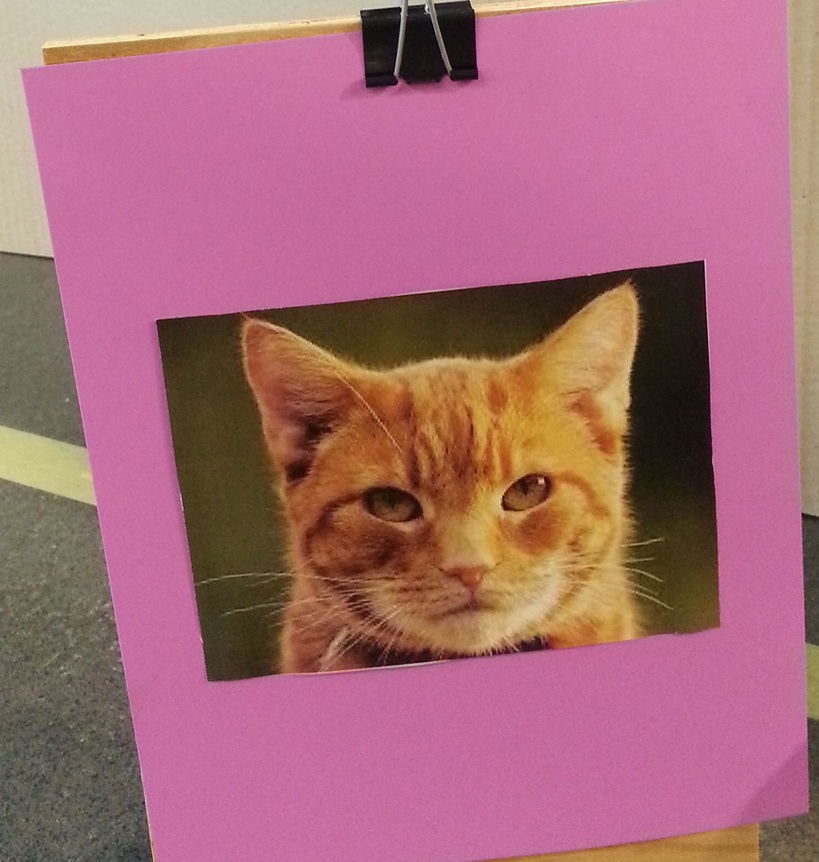
#> input picture racecar_2016-07-29-18-45-15/courserun/scripts/test6.jpg, 819 x 862 px, shrunk from 1503 x 1581 before the run
$ python surf.py   (older library calls are emulated)
#> lines starting #> are read from the running program, lines starting #| are printed output that depends on the picture
#http://docs.opencv.org/3.0-beta/doc/py_tutorials/py_feature2d/py_matcher/py_matcher.html
#if the memory is too bad, then may have to split up images
#can have threshold of count 20
#hopefully it has a better processor
#will need to replace print statements with appropriate topic

import cv2
import numpy as np
#from matplotlib import pyplot as plt
import time
from scipy import misc

START = time.time()

threshold = 40#20
#boundary = 20
names = ["ari", "cat", "professor karaman", "racecar"]
img2 = misc.imread("test6.jpg","L").astype(np.uint8)
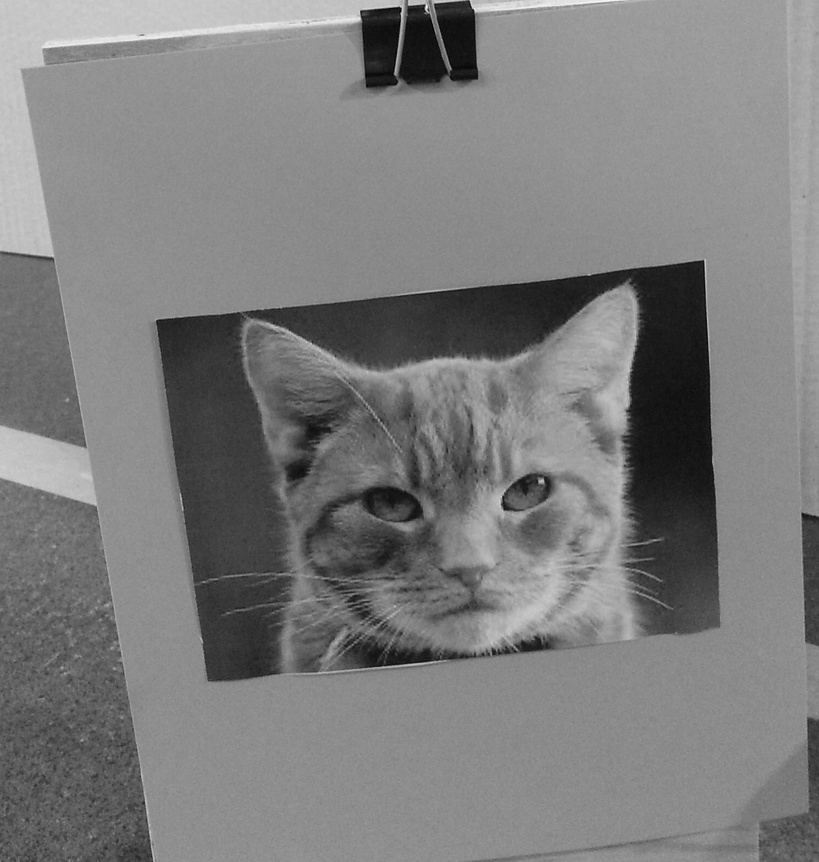
#> img2: shape (862, 819); min 1, max 247, mean 124.6

# Initiate SIFT detector
surf = cv2.ORB()#cv2.xfeatures2d.SURF_create(400)#sift = cv2.SIFT()

## find the keypoints and descriptors with SIFT - image
kp2, des2 = surf.detectAndCompute(img2,None)#sift
#> kp2 = 500 keypoints; strongest (x, y, size): (701, 261, 31), (703, 261, 31), (702, 262, 37.2), (543, 481, 31)

# FLANN parameters
#FLANN_INDEX_KDTREE = 0
#index_params = dict(algorithm = FLANN_INDEX_KDTREE, trees = 5)
#search_params = dict(checks=50)   # or pass empty dictionary

flann = cv2.BFMatcher(cv2.NORM_HAMMING,crossCheck=True)#cv2.FlannBasedMatcher(index_params,search_params)
20
# Initalize good counts, function
counts = []
function = lambda d: d.distance < threshold# lambda (m, n): m.distance < 0.7*n.distance

for name in names:
    img1 = misc.imread(name+".jpg","L").astype(np.uint8)
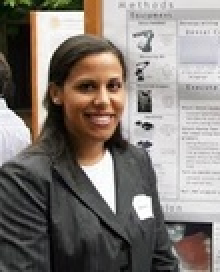
#> input picture racecar_2016-07-29-18-45-15/courserun/scripts/ari.jpg, 110 x 136 px, shrunk from 201 x 250 before the run (shown 2 times larger)
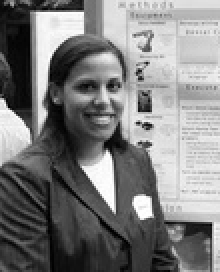
#> img1: shape (136, 110) (shown 2 times larger); min 0, max 255, mean 126.3

    # find the keypoints and descriptors with SIFT - reference
    kp1, des1 = surf.detectAndCompute(img1,None)#sift
#> kp1 = 173 keypoints; strongest (x, y, size): (73, 64, 31), (74, 55, 31), (54, 77, 31), (69, 55, 31)

    matches = flann.match(des1,des2)#flann.knnMatch(des1,des2,k=2)
#> matches = 62 matches
    #matches = sorted(matches,key = lambda x: x.distance)
    bools = map(function,matches)
    count = sum(bools)#count = len(matches)
#> count = 0
    print(count)
#| 0
    counts.append(count)
#> pass 2 of the loop `for name in names:`:
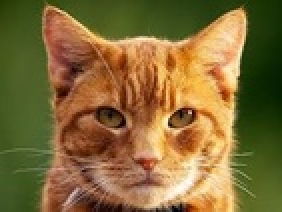
#> input picture racecar_2016-07-29-18-45-15/courserun/scripts/cat.jpg, 141 x 106 px, shrunk from 259 x 195 before the run (shown 2 times larger)
#> `img1 = misc.imread(name+".jpg","L").astype(np.uint8)`:
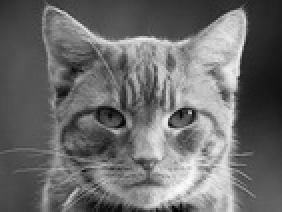
#> img1: shape (106, 141) (shown 2 times larger); min 0, max 252, mean 107.9
#> kp1 = 193 keypoints; strongest (x, y, size): (84, 61, 31), (95, 56, 31), (85, 61, 37.2), (82, 61, 31)
#> matches = 83 matches
#> count = 11
#| 11
#> pass 3 of the loop `for name in names:`:
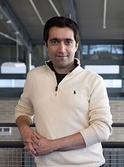
#> input picture racecar_2016-07-29-18-45-15/courserun/scripts/professor karaman.jpg, 124 x 167 px, shrunk from 227 x 306 before the run
#> `img1 = misc.imread(name+".jpg","L").astype(np.uint8)`:
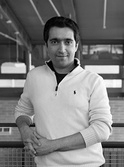
#> img1: shape (167, 124); min 0, max 254, mean 124.9
#> kp1 = 201 keypoints; strongest (x, y, size): (76, 65, 31), (75, 61, 31), (58, 82, 31), (77, 59, 31)
#> matches = 77 matches
#> count = 0
#| 0
#> (the run stopped early here; a loop or call above may not have finished)
